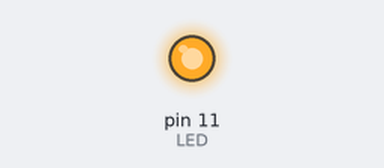
Recording of a sketch running on a simulated Arduino Uno, built with avr-gcc and run on an emulated ATmega328P. On the bench: output pins drawn as LEDs (lit = HIGH).

Above: at 4.8 s.
At 17.6 s:
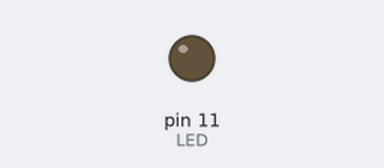
Timing chart, 0 to 61.9 s (numbered marks = the images above):
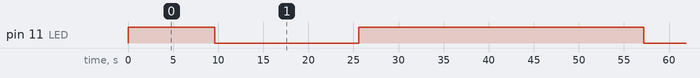

The sketch:

ExamenArduino.ino
```cpp
int LED = 11;

void setup () {
  pinMode (LED, OUTPUT);
}

void loop () {
  digitalWrite(LED, LOW);
  digitalWrite(LED, HIGH);
  delay(9600);

  digitalWrite(LED, HIGH);
  digitalWrite(LED, LOW);
  delay(16000);

  digitalWrite(LED, HIGH);
  digitalWrite(LED, HIGH);
  delay(22000);

}


//
//JESUS FRANCISCO RUIZ RANGEL
//ESTEBAN DAVID JIMENEZ JIMENEZ
```

Measured:
- by itself, pin 11 (LED): repeats every 47.6 s: LOW 16.0 s, HIGH 31.6 s
